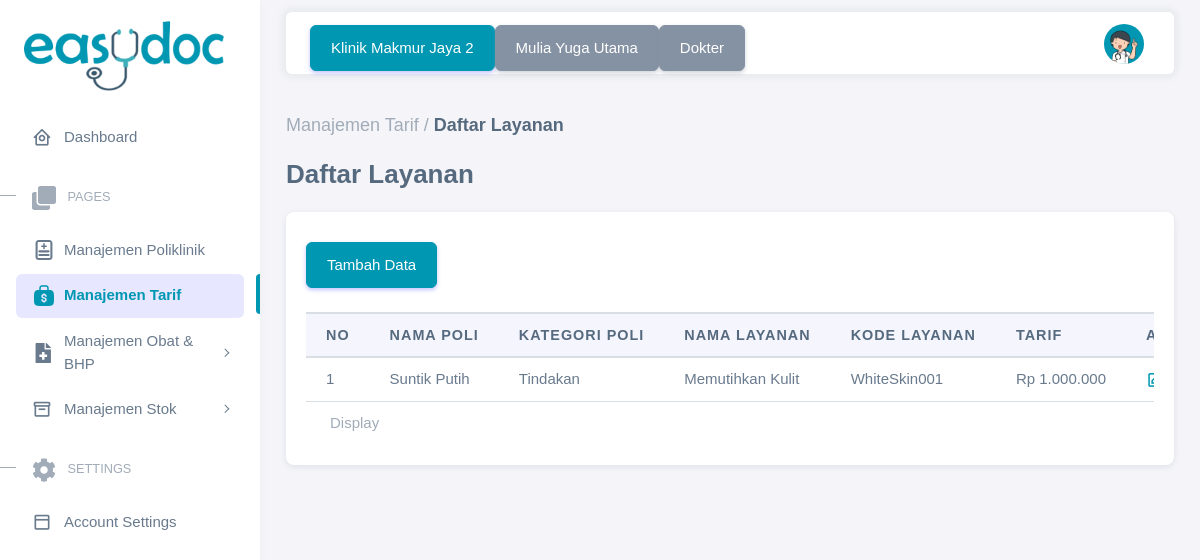
The app's page /views/tarif_show.php (signed in) with its own data.
### tables this page shows
CREATE TABLE `tb_klinik` (
  `id_klinik` int(11) NOT NULL,
  `nama_klinik` varchar(50) NOT NULL,
  `jenis_klinik` enum('Klinik Umum','Klinik Kecantikan','Klinik Gigi','Klinik Spesialis','Klinik Psikologi','Klinik Gizi','Klinik Kesehatan Reproduksi','Klinik Fisioterapi','Klinik Kesehatan Anak','Klinik Geriatri') NOT NULL,
  `alamat_klinik` text NOT NULL,
  `nomor_telp` varchar(15) NOT NULL,
  `jam_buka` time NOT NULL,
  `jam_tutup` time NOT NULL,
  `status_klinik` enum('Buka','Tutup') NOT NULL,
  `id_owner` int(11) NOT NULL
);

CREATE TABLE `tb_tarif` (
  `id_tarif` int(11) NOT NULL,
  `id_poli` int(11) NOT NULL,
  `kategori_poli` enum('Administrasi','Tindakan','Konsultasi','Lainnya') NOT NULL,
  `nama_layanan` varchar(50) NOT NULL,
  `kode_layanan` varchar(20) NOT NULL,
  `tarif` int(15) NOT NULL
);

CREATE TABLE `tb_poli` (
  `id_poli` int(11) NOT NULL,
  `nama_poli` varchar(100) NOT NULL,
  `kategori_pasien` enum('Umum','BPJS','Asuransi','Gratis','Lainnya') NOT NULL,
  `durasi` int(11) NOT NULL,
  `jadwal_poli` varchar(200) NOT NULL,
  `id_dokter` int(11) NOT NULL,
  `status_poli` enum('Buka','Tutup') NOT NULL
);

### views/tarif_show.php (the view, shortened to what this page needs)
<?php
	include 'functions.php';
	$sql = "SELECT * FROM tb_tarif
			INNER JOIN tb_poli ON tb_tarif.id_poli = tb_poli.id_poli
			ORDER BY id_tarif DESC
			";
	$eksekusi = mysqli_query($koneksi, $sql);
?>
<!DOCTYPE html>
<html
  lang="en"
  class="light-style layout-menu-fixed"
  dir="ltr"
  data-theme="theme-default"
  data-assets-path="../assets/"
  data-template="vertical-menu-template-free"
>
<?php include 'head.php'; ?>
  <body>
    <div class="layout-wrapper layout-content-navbar">
      <div class="layout-container">
        <?php include 'aside.php'; ?>
        <div class="layout-page">
          <?php include 'navbar.php'; ?>
            <div class="content-wrapper">
                <div class="container-xxl flex-grow-1 container-p-y">
                    <h5 class="fw-bold py-3 mb-0"><span class="text-muted fw-light">Manajemen Tarif /</span> Daftar Layanan</h5>
                    <h3 class="fw-bold py-2 mb-3">Daftar Layanan</h3>
                    <div class="card">
                        <div class="row">
                        <div class="col-md-4 align-self-end float-right ">
                            <a href="tarif_tambah.php" class="btn text-capitalize align-self-end float-right btn-primary mt-6"> tambah data
                            </a>
                        </div>
                        </div>
                    <div class="table-responsive text-nowrap mt-4">
                    <table class="table" id="Table">
                        <caption class="ms-4">
                        Display
                        </caption>
                        <thead>
                        <tr>
                            <th width="1%">NO</th>
                            <th>NAMA POLI</th>
                            <th>KATEGORI POLI</th>
                            <th>NAMA LAYANAN</th>
                            <th>KODE LAYANAN</th>
                            <th>TARIF</th>
                            <th width="1%">AKSI</th>
                        </tr>
                        </thead>
                        <tbody>
                            <?php $i = 1;
                            while ($data = mysqli_fetch_array($eksekusi)) : ?>
                            <tr>
                                <td><?= $i++; ?></td>
                                <td><?= $data['nama_poli']; ?></td>
                                <td><?= ucwords($data['kategori_poli']); ?></td>
                                <td><?= $data['nama_layanan']; ?></td>
                                <td><?= $data['kode_layanan']; ?></td>
                                <td>Rp <?= str_replace(",", ".", number_format($data['tarif'])); ?></td>
                                <td>
                                    <a id="tombol-hapus" href="tarif_ubah.php?id_tarif=<?= $data['id_tarif']; ?>" class=""><i class='bx bx-edit'></i></a>
                                </td>
                            </tr>
                            <?php endwhile ?>
                        </tbody>
                    </table>
                    </div>
                </div>
                </div>
            </div>
      </div>
    </div>
  </body>
</html>

### views/navbar.php (shortened to what this page needs)
<?php
include 'koneksi.php';
if (isset($_SESSION['id_klinik'])) {
  $id_klinik = $_SESSION['id_klinik'];
  $sql_klinik = "SELECT * FROM tb_klinik WHERE id_klinik = '$id_klinik'";
  $eksekusi_klinik = mysqli_query($koneksi, $sql_klinik);
  $data_klinik = mysqli_fetch_array($eksekusi_klinik);
}
if (isset($_SESSION['id_dokter'])) {
  $id_dokter = $_SESSION['id_dokter'];
}
?>
<nav class="layout-navbar container-xxl navbar navbar-expand-xl navbar-detached align-items-center bg-navbar-theme" id="layout-navbar">
  <div class="navbar-nav-right d-flex align-items-center" id="navbar-collapse">
    <div class="navbar-nav align-items-center">
      <div class="nav-item d-flex align-items-center">
        <?php if (isset($data_klinik)) : ?>
          <a href="klinik_info.php?id_klinik=<?= $id_klinik; ?>" class="btn btn-primary"><?= $data_klinik['nama_klinik']; ?></a>
        <?php else : ?>
          <a href="klinik_show.php" class="btn btn-primary">Manajemen Klinik</a>
        <?php endif ?>
        <?php if (isset($_SESSION['nama_owner'])) : ?>
          <a href="owner_info.php?id_owner=<?= $id_owner; ?>" class="btn btn-success"><?= $_SESSION['nama_owner']; ?></a>
        <?php elseif (isset($_SESSION['nama_dokter'])) : ?>
          <a href="dokter_info.php?id_dokter=<?= $id_dokter; ?>" class="btn btn-secondary"><?= $_SESSION['nama_dokter']; ?></a>
        <?php elseif (isset($_SESSION['nama_staff'])) : ?>
          <a href="staff_info.php?id_staff=<?= $id_staff; ?>" class="btn btn-warning"><?= $_SESSION['nama_staff']; ?></a>
        <?php endif ?>
        <?php if (isset($_SESSION['nama_owner'])) : ?>
          <a class="btn btn-success text-white">Owner</a>
        <?php elseif (isset($_SESSION['nama_dokter'])) : ?>
          <a class="btn btn-secondary text-white">Dokter</a>
        <?php elseif (isset($_SESSION['nama_staff'])) : ?>
          <a class="btn btn-warning text-white"><?= $_SESSION['role']; ?></a>
        <?php endif ?>
      </div>
    </div>
    <ul class="navbar-nav flex-row align-items-center ms-auto">
      <li class="nav-item navbar-dropdown dropdown-user dropdown">
        <a class="nav-link dropdown-toggle hide-arrow" href="javascript:void(0);" data-bs-toggle="dropdown">
          <div class="avatar">
            <img src="../assets/img/avatars/1.png" alt class="w-px-40 h-auto rounded-circle" />
          </div>
        </a>
      </li>
    </ul>
  </div>
</nav>

### records on screen
tb_klinik: nama_klinik "Klinik Makmur Jaya 2"
tb_tarif: id_poli.nama_poli "Suntik Putih", kategori_poli "Tindakan", nama_layanan "Memutihkan Kulit", kode_layanan "WhiteSkin001", tarif "1.000.000"

### other values on screen
$_SESSION['nama_dokter'] "Mulia Yuga Utama"
